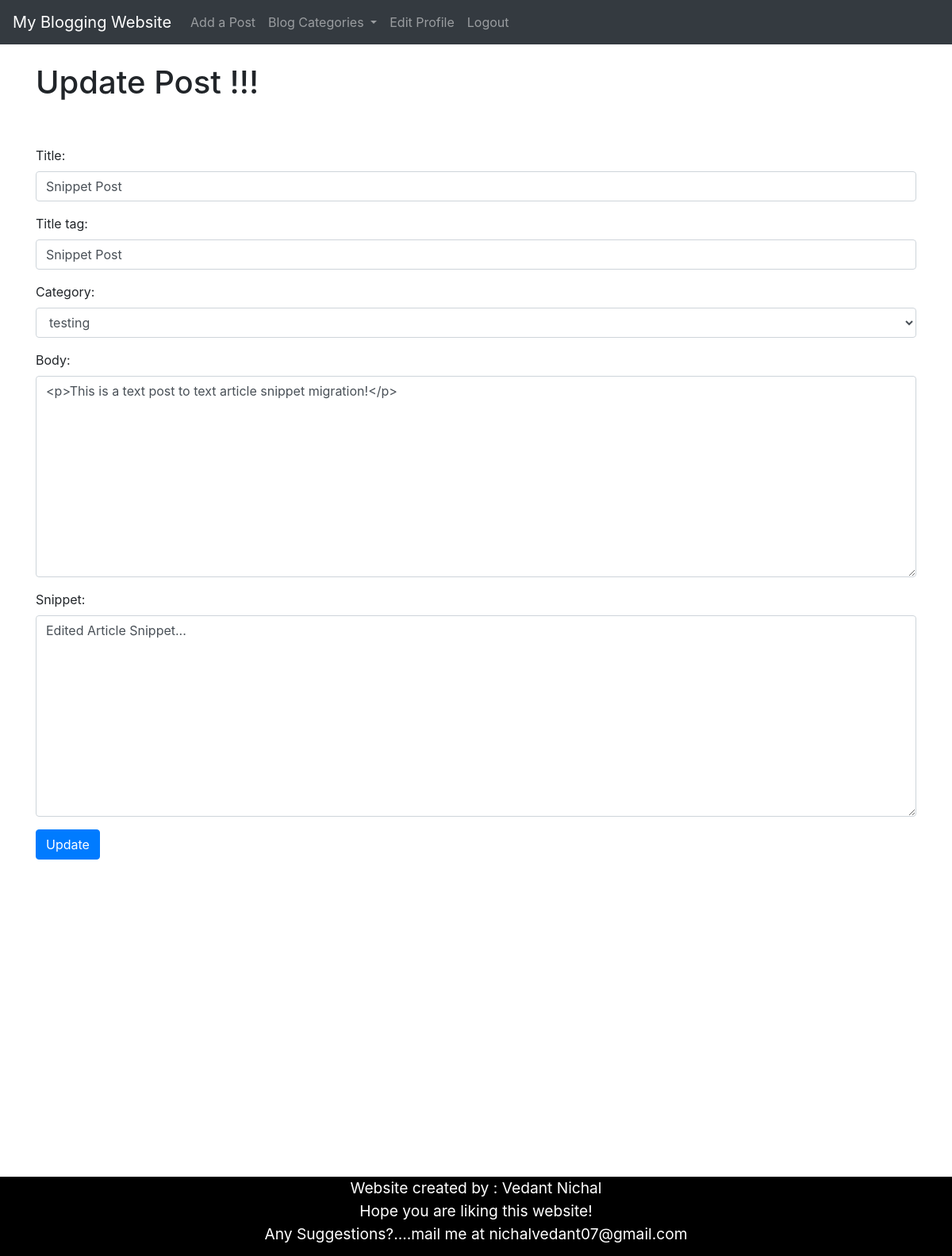
The app's page /article/edit/14 (signed in) with its own data.
### Blog/models.py (models this page shows, shortened)
class Post(models.Model):
    title = models.CharField(max_length=255)
    title_tag = models.CharField(max_length=255)
    author = models.ForeignKey(User, on_delete=models.CASCADE)
    body = RichTextField(blank=True, null=True)
    post_date = models.DateField(auto_now_add=True)
    category = models.CharField(max_length=255, default='testing')
    snippet = models.CharField(max_length=255)
    likes = models.ManyToManyField(User, related_name='blog_posts')

### Blog/views.py (the view)
# urls.py: path('article/edit/<int:pk>', UpdatePostView.as_view(), name="update_post"),
class UpdatePostView(UpdateView):
    model = Post
    form_class = EditForm
    template_name = 'update_post.html'
    def get_context_data(self, *args, **kwargs):
        cat_menu = Category.objects.all()
        context = super(UpdatePostView, self).get_context_data(*args, **kwargs)
        context["cat_menu"] = cat_menu
        return context

### Blog/forms.py
class EditForm(forms.ModelForm):
    class Meta:
        model = Post
        fields = ('title', 'title_tag', 'category', 'body', 'snippet')
        widgets = {
            'title': forms.TextInput(attrs={'class': 'form-control', 'placeholder': 'Blog Title Here'}),
            'title_tag': forms.TextInput(attrs={'class': 'form-control', 'placeholder': 'Blog Title Tag Here'}),
            'category': forms.Select(choices=choice_list, attrs={'class': 'form-control'}),
            'body': forms.Textarea(attrs={'class': 'form-control', 'placeholder': 'Blog Content Here'}),
            'snippet': forms.Textarea(attrs={'class': 'form-control', 'placeholder': 'Article Snippet here(this will appear on home page)'}),
        }

### Blog/models.py (called while the page is built)
    def __str__(self):
        return self.name

### Blog/templates/update_post.html (shortened to what this page needs)
{% extends 'base.html' %}
{% block content %}
{% if user.is_authenticated %}
    {% if user.id == post.author.id %}
        <h1>Update Post !!!</h1>
        <br/><br/>
        <div class="form-group">
        <form method="POST">
            {{ form.as_p }}
            <button class="btn btn-primary">Update</button>
    {% else %}
            You are not allowed to edit this post!
    {% endif %}
    </form>
    </div>
{% else %}
You are not allowed here!
{% endif %}
{% endblock %}

### Blog/templates/base.html (style rules this page uses)
body { background-image: url(''); background-repeat: no-repeat; background-attachment: fixed; background-size: cover; }

### Blog/templates/update_post.html (style rules this page uses)
body { background-image: url('https://webbygiants.com/wp-content/uploads/2019/03/5-Tips-to-use-Gradients-in-Web-Design.jpg'); background-repeat: no-repeat; background-attachment: fixed; background-size: cover; }

### records on screen
Post: title "Snippet Post", title_tag "Snippet Post", category "testing", body "<p>This is a text post to text article snippet migration!</p>", snippet "Edited Article Snippet..."
